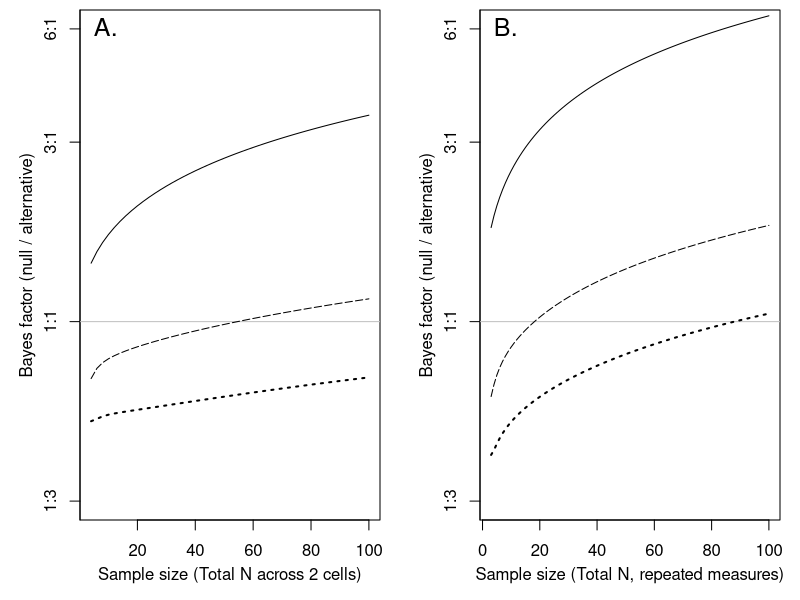

The R source for this figure:
# Maximum and minimum BF for the null in small samples.
require(BayesFactor)

# Prepare plot space
pdf('BFminmax.pdf', width=8, height=4) # attempting to scale approximately to A4 dimensions #width=12,height=24) 
par(mfrow=c(1,2),cex=1,mar=c(4,4,.5,1),mgp=c(2.2,1,0))

# Independent groups t-test
# BF is maximal at t = 0
nVector = seq(4, 100, 2)
# BF is maximal at t = 0
BF01_twoSamp_max = NA
for (i in 1:length(nVector)) {
  nCell = nVector[i]/2
  BF01_twoSamp_max[i] = 
    1/exp(ttest.tstat(t=0, n1=nCell, n2=nCell, rscale = 0.5)[['bf']])
}
# BF is minimal at p = .05
BF01_twoSamp_min = NA
for (i in 1:length(nVector)) {
  nCell = nVector[i]/2
  tVal = qt(.975, nVector[i]-2)
  BF01_twoSamp_min[i] = 
    1/exp(ttest.tstat(t=tVal, n1=nCell, n2=nCell, rscale = 0.5)[['bf']])  
}
# Another line for p = .10, just for contours
BF01_twoSamp_med = NA
for (i in 1:length(nVector)) {
  nCell = nVector[i]/2
  tVal = qt(.95, nVector[i]-2)
  BF01_twoSamp_med[i] = 
    1/exp(ttest.tstat(t=tVal, n1=nCell, n2=nCell, rscale = 0.5)[['bf']])  
}

plot(nVector, BF01_twoSamp_min, typ='l', log="y", ylim=c(3^-1,6),
     xlab = "Sample size (Total N across 2 cells)",
     ylab = "Bayes factor (null / alternative)", 
     yaxt = 'n',
     lty=3, lwd=2)
axis(2, at=c(10^-1, 6^-1, 3^-1, 1, 3, 6, 10)
     , labels=c("1:10", "1:6", "1:3", "1:1", "3:1", "6:1", "10:1"),
)
abline(h=1, col='grey')
lines(nVector, BF01_twoSamp_max, typ='l')
lines(nVector, BF01_twoSamp_med, typ='l', lty=5)
mtext(side=3,adj=.05,cex=1.5,'A.',line=-1.5)

# One-sample t-test
nVector1 = seq(3, 100, 1)
# BF is maximal at t = 0
BF01_oneSamp_max = NA
for (i in 1:length(nVector1)) {
  BF01_oneSamp_max[i] = 
    1/exp(ttest.tstat(t=0, n1=nVector1[i], rscale = 0.5)[['bf']])  
}
# BF is minimal at p = .05
BF01_oneSamp_min = NA
for (i in 1:length(nVector1)) {
  tVal = qt(.975, nVector1[i]-1)
  BF01_oneSamp_min[i] = 
    1/exp(ttest.tstat(t=tVal, n1=nVector1[i], rscale = 0.5)[['bf']])  
}
# BF at p = .10 just for contour
BF01_oneSamp_med = NA
for (i in 1:length(nVector1)) {
  tVal = qt(.95, nVector1[i]-1)
  BF01_oneSamp_med[i] = 
    1/exp(ttest.tstat(t=tVal, n1=nVector1[i], rscale = 0.5)[['bf']])  
}


plot(nVector1, BF01_oneSamp_max, typ='l', log="y", ylim=c(3^-1,6),
     xlab = "Sample size (Total N, repeated measures)",
     ylab = "Bayes factor (null / alternative)", 
     yaxt = 'n')
axis(2, at=c(10^-1, 6^-1, 3^-1, 1, 3, 6, 10)
     , labels=c("1:10", "1:6", "1:3", "1:1", "3:1", "6:1", "10:1"),
)
abline(h=1, col='grey')
lines(nVector1, BF01_oneSamp_min, typ='l', lty=3, lwd=2)
lines(nVector1, BF01_oneSamp_med, typ='l', lty=5)
mtext(side=3,adj=.05,cex=1.5,'B.',line=-1.5)

# end
dev.off()
